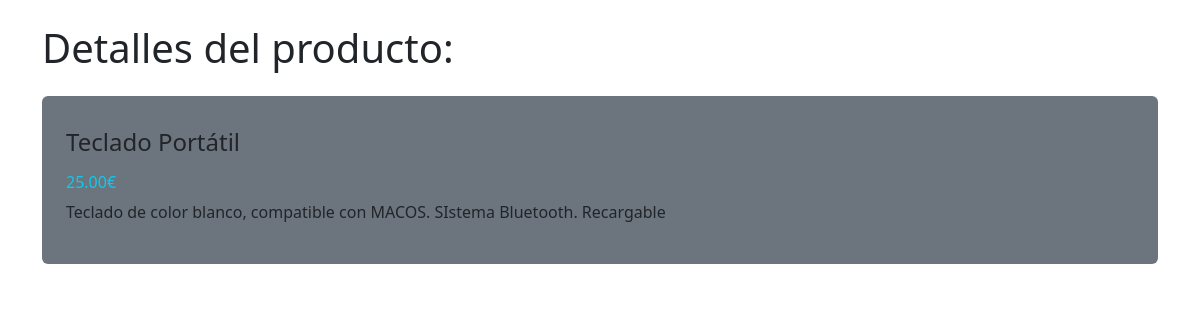
Page /gestion/7 on the committed database.
### gestion/models.py (models this page shows, shortened)
class Product(models.Model):
    name = models.CharField(max_length=255)
    description = models.TextField()
    price = models.DecimalField(decimal_places=2, max_digits=10)
    category = models.ForeignKey(Category, on_delete=models.CASCADE)

### gestion/views.py (the view)
# urls.py: path("/<int:product_id>", views.show_details, name="show_details"),
def show_details(req, product_id):
    product = get_object_or_404(Product, id=product_id)
    """try:
        product = Product.objects.get(pk=pk)
    except Product.DoesNotExist:
        return HttpResponseNotFound()
    except Exception as e:
        print("Error genérico", e, type(e).__name__)
    """
    return render(req, "show_details.html", {
        'product': product
        })

### gestion/templates/show_details.html (shortened to what this page needs)
{% extends "base_generic.html" %}
{% block details %}
<main class="container">
    <h1 class="my-4">Detalles del producto:</h1>
    <div class="border-info p-4 rounded bg-secondary">
      <h4 class="py-2">{{product.name}}</h4>
      <h6 class="fw-lighter text-info">{{product.price}}€</h6>
      <p>{{product.description}}</p>
    </div>
</main>
{% endblock %}

### rows in the picture
Product: name "Teclado Portátil", price "25.00", description "Teclado de color blanco, compatible con MACOS. SIstema Bluetooth. Recargable"
